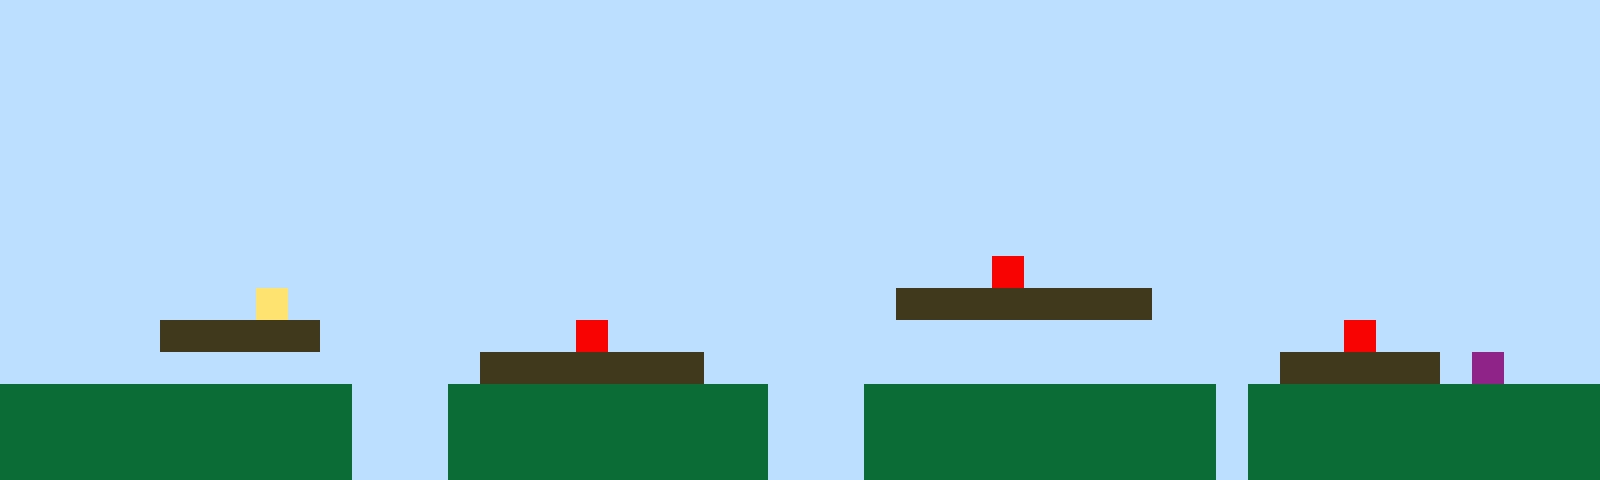

Tiled map render using the project's own tile images. Description and the whole map definition, tile-layer contents included, below:
An orthogonal 50x15 tile map with 32x32 px tiles, 1 tile layer (Tile Layer 1).

<map version="1.10" tiledversion="1.11.2" orientation="orthogonal" renderorder="right-up" width="50" height="15" tilewidth="32" tileheight="32" infinite="0" nextlayerid="2" nextobjectid="1"><editorsettings><export target="map1.csv" format="csv" /></editorsettings><tileset firstgid="1" name="sprites" tilewidth="32" tileheight="32" tilecount="6" columns="3"><image source="sprites.png" width="96" height="64" /></tileset><layer id="1" name="Tile Layer 1" width="50" height="15"><data encoding="csv">1,1,1,1,1,1,1,1,1,1,1,1,1,1,1,1,1,1,1,1,1,1,1,1,1,1,1,1,1,1,1,1,1,1,1,1,1,1,1,1,1,1,1,1,1,1,1,1,1,1,1,1,1,1,1,1,1,1,1,1,1,1,1,1,1,1,1,1,1,1,1,1,1,1,1,1,1,1,1,1,1,1,1,1,1,1,1,1,1,1,1,1,1,1,1,1,1,1,1,1,1,1,1,1,1,1,1,1,1,1,1,1,1,1,1,1,1,1,1,1,1,1,1,1,1,1,1,1,1,1,1,1,1,1,1,1,1,1,1,1,1,1,1,1,1,1,1,1,1,1,1,1,1,1,1,1,1,1,1,1,1,1,1,1,1,1,1,1,1,1,1,1,1,1,1,1,1,1,1,1,1,1,1,1,1,1,1,1,1,1,1,1,1,1,1,1,1,1,1,1,1,1,1,1,1,1,1,1,1,1,1,1,1,1,1,1,1,1,1,1,1,1,1,1,1,1,1,1,1,1,1,1,1,1,1,1,1,1,1,1,1,1,1,1,1,1,1,1,1,1,1,1,1,1,1,1,1,1,1,1,1,1,1,1,1,1,1,1,1,1,1,1,1,1,1,1,1,1,1,1,1,1,1,1,1,1,1,1,1,1,1,1,1,1,1,1,1,1,1,1,1,1,1,1,1,1,1,1,1,1,1,1,1,1,1,1,1,1,1,1,1,1,1,1,1,1,1,1,1,1,1,1,1,1,1,1,1,1,1,1,1,1,1,1,1,1,1,1,1,1,1,1,1,1,1,1,1,1,1,1,1,1,1,1,1,1,1,1,1,1,1,1,1,1,1,1,1,1,1,1,1,1,1,1,1,1,1,1,1,1,1,1,1,1,1,1,1,1,1,1,1,1,1,1,1,1,1,1,1,1,1,1,1,1,1,1,1,1,1,1,1,1,1,1,1,1,1,1,1,1,1,5,1,1,1,1,1,1,1,1,1,1,1,1,1,1,1,1,1,1,1,1,1,1,1,1,1,1,4,1,1,1,1,1,1,1,1,1,1,1,1,1,1,1,1,1,1,1,3,3,3,3,3,3,3,3,1,1,1,1,1,1,1,1,1,1,1,1,1,1,1,1,1,1,1,3,3,3,3,3,1,1,1,1,1,1,1,1,5,1,1,1,1,1,1,1,1,1,1,1,1,1,1,1,1,1,1,1,1,1,1,1,5,1,1,1,1,1,1,1,1,1,1,1,1,1,1,1,1,1,1,1,1,1,1,3,3,3,3,3,3,3,1,1,1,1,1,1,1,1,1,1,1,1,1,1,1,1,1,1,3,3,3,3,3,1,6,1,1,1,2,2,2,2,2,2,2,2,2,2,2,1,1,1,2,2,2,2,2,2,2,2,2,2,1,1,1,2,2,2,2,2,2,2,2,2,2,2,1,2,2,2,2,2,2,2,2,2,2,2,2,2,2,2,2,2,2,2,2,2,2,1,1,1,2,2,2,2,2,2,2,2,2,2,1,1,1,2,2,2,2,2,2,2,2,2,2,2,1,2,2,2,2,2,2,2,2,2,2,2,2,2,2,2,2,2,2,2,2,2,2,1,1,1,2,2,2,2,2,2,2,2,2,2,1,1,1,2,2,2,2,2,2,2,2,2,2,2,1,2,2,2,2,2,2,2,2,2,2,2</data></layer></map>
